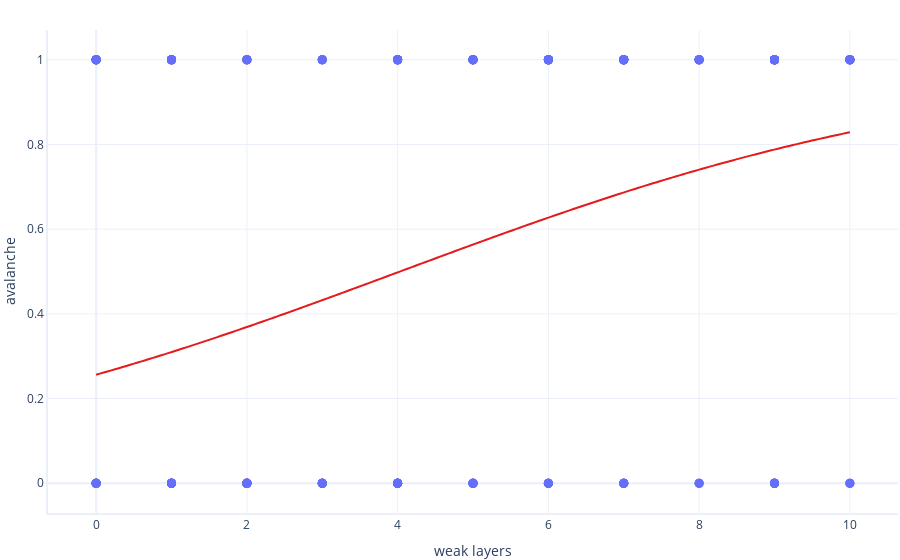

Notebook code cell kept with this figure:
### Markdown cell above
This summary provides some detailed information. 

Two useful pieces of information are in the bottom row. The coef for `weak_layers` is positive, which means that as `weak_layers` increases, so does the probability of an avalanche. The the `P` value column is less than 0.05, which means the model is confident that `weak_layers` is a useful predictor of avalanches. 

The rest of this table, however, is difficult to understand for beginners and so it's not clear how well our model is working. Let's try another way. 

## Assessing model visually

Sometimes, but not always, we can visually assess a logistic regression mode. Let's plot our model against the actual data in the test dataset.

### Code cell
def predict(weak_layers):
    return model.predict(dict(weak_layers=weak_layers))

graphings.scatter_2D(test, label_x="weak_layers", label_y="avalanche", trendline=predict)
